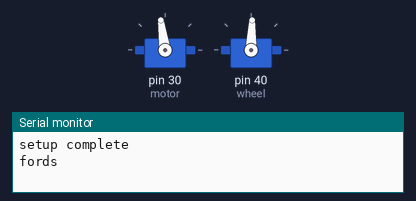
Bench run of a sketch on a simulated Arduino Mega 2560, built with avr-gcc and run on an emulated ATmega2560. Shown: 2 × servo, the last lines printed to the serial monitor.

Above: at 0.7 s.
At 10.7 s:
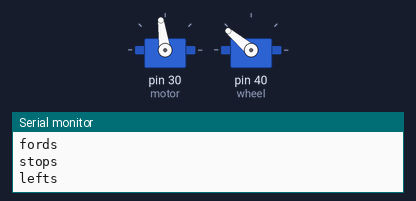
At 35.8 s:
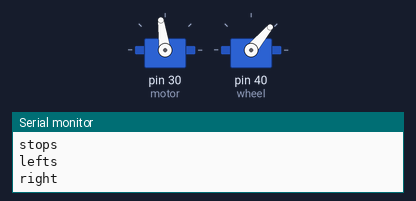
Timing chart, 0 to 37.3 s (numbered marks = the images above):
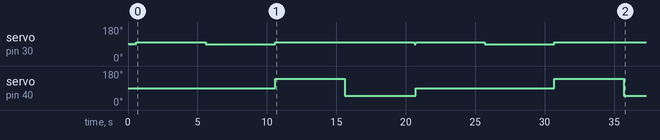

The sketch:

Wifi_Controller_Master.ino
```cpp
//========================Library======================//
#include <Servo.h>
//=====================================================//

//========================Int Setup=====================//
Servo motor;
Servo wheel;
//
int throttle, steering, sliderVal, button, sliderId;
int wheel_left, wheel_right, wheel_center;// Steering Servo variables
int forwards_fast, forwards_medium, forwards_slow, backwards_fast, backwards_medium, backwards_slow, throttle_off; // Motor Servo Varables

//=====================================================//

// Setup code runs once after program starts.
void setup() {

    // Servo/Motor Setup
    motor.attach(30);
    wheel.attach(40);
    motor.write(90); // Activating Motor
    motor.write(91); // Activating Motor

    // Start serial monitor at 9600 bps.
    Serial.begin(9600);
    delay(100);

    //==============Motor Activation Sequence==============//
    motor.write(90);delay(50);
    motor.write(91);delay(50);
    motor.write(90);delay(50);
    motor.write(91);delay(50);
    motor.write(90);delay(50);
    motor.write(91);delay(50);
    motor.write(90);delay(50);
    motor.write(91);delay(50);
    //=====================================================//

    // default//
    wheel_left = 140;
    wheel_right = 50;
    wheel_center = 88;
    forwards_fast = 300;
    forwards_medium = 105;
    forwards_slow = 98;
    backwards_fast = 30;
    backwards_medium = 50;
    backwards_slow = 70;
    throttle_off = 90;
    Serial.println("setup complete");
}

// Put your main code here, to run repeatedly:
void loop() {
    //========================Motor Arming======================//
    // Just incase motor still hasn't activated
    motor.write(91);delay(50); //motor arming
    motor.write(90);delay(50); //motor arming
    //==========================================================//


    //===========================Simple Control===============================//

    Serial.println("fords");
    motor.write(forwards_slow);wheel.write(wheel_center); delay(5000);
    Serial.println("stops");
    motor.write(throttle_off);wheel.write(wheel_center); delay(5000);
    Serial.println("lefts");
    motor.write(forwards_slow);wheel.write(wheel_left); delay(5000);
    Serial.println("right");
    motor.write(forwards_slow);wheel.write(wheel_right); delay(5000);


}
```

Measured:
- by itself, servo on pin 40 (wheel): 90° → 88° at 0.60 s, → 140° 10.0 s later, → 50° 5.0 s later, → 88° 5.1 s later, … (6 changes in this stretch)
